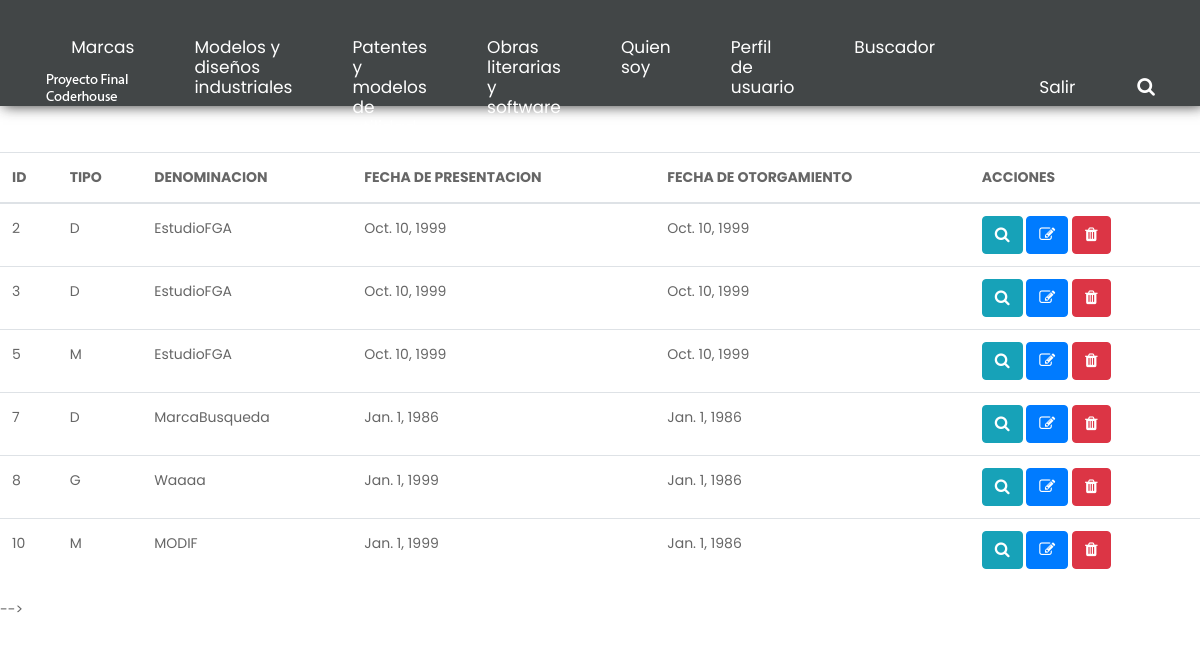
/GestorIP/listarmarcas/ (signed in), run on the app's committed database.
### GestorIP/models.py (models this page shows)
class marcas(models.Model):
    tiposmarcas = {
        'C':'COMBINACION DE COLORES',
        'D':'DENOMINATIVA',
        'E':'SECUENCIAL',
        'F':'FIGURATIVA',
        'G':'GUSTATIVA',
        'L':'TACTIL',
        'M':'MIXTA',
        'O':'OLFATIVA',
        'P':'POSICION',
        'R':'TRIDIMENSIONAL MIXTA',
        'S':'SONORA',
        'T':'TRIDIMENSIONAL'
        }
    tipo = models.CharField(max_length=1, choices=tiposmarcas.items())
    denominacion = models.CharField(max_length=100)
    fechapresentacion = models.DateField()
    fechaotorgamiento = models.DateField()

### GestorIP/views.py (the view)
# urls.py: path('listarmarcas/',listarMarcas.as_view(), name='listarmarcas'),
class listarMarcas(LoginRequiredMixin, ListView):
    model = marcas
    template_name = "GestorIP/marcas_list.html"

### GestorIP/templates/GestorIP/marcas_list.html (shortened to what this page needs)
<!DOCTYPE html>
<html lang="en">
   {% load static %}
   <head>
      <link rel="stylesheet" href="{% static 'css/bootstrap.min.css' %}">
      <link rel="stylesheet" href="{% static 'css/style.css' %}">
      <link rel="stylesheet" href="{% static 'css/responsive.css' %}">
      <link rel="stylesheet" href="https://cdnjs.cloudflare.com/ajax/libs/font-awesome/4.7.0/css/font-awesome.min.css">
   </head>
   <body class="main-layout">
     {% if user.is_authenticated %}
     <header>
        <div class="header">
           <div class="container-fluid">
              <div class="row d_flex">
                 <div class=" col-md-2 col-sm-3 col logo_section">
                    <div class="full">
                       <div class="center-desk">
                          <div class="logo">
                             <a href="{% url 'inicio' %}"><img src="{% static 'images/logo.png' %}" alt="#" /></a>
                          </div>
                       </div>
                    </div>
                 </div>
                 <div class="col-md-8 col-sm-9">
                    <nav class="navigation navbar navbar-expand-md navbar-dark ">
                       <div class="collapse navbar-collapse" id="navbarsExample04">
                          <ul class="navbar-nav mr-auto">
                             <li class="nav-item">
                                <a class="nav-link" href="{% url 'menumarcas' %}">Marcas</a>
                             </li>
                             <li class="nav-item">
                                <a class="nav-link" href="{% url 'menumdi' %}">Modelos y diseños industriales</a>
                             </li>
                             <li class="nav-item">
                                <a class="nav-link" href="{% url 'menupmu' %}">Patentes y modelos de utilidad</a>
                             </li>
                             <li class="nav-item">
                                <a class="nav-link" href="{% url 'menuoys' %}">Obras literarias y software</a>
                             </li>
                             <li class="nav-item active">
                                <a class="nav-link" href="{% url 'quiensoy' %}">Quien soy</a>
                             </li>
                             <li class="nav-item">
                                <a class="nav-link" href="{% url 'editarPerfil' %}">Perfil de usuario </a>
                             </li>
                             <li class="nav-item">
                              <a class="nav-link" href="{% url 'buscador' %}">Buscador </a>
                           </li>
                          </ul>
                       </div>
                    </nav>
                 </div>
                 <div class="col-md-2 d_none">
                    <ul class="email text_align_right">
                       <li> <a href="{% url 'logout' %}"> Salir </a></li>
                       <li> <a href="Javascript:void(0)"> <i class="fa fa-search" style="cursor: pointer;" aria-hidden="true"> </i></a> </li>
                    </ul>
                 </div>
              </div>
           </div>
        </div>
     </header>
     {% endif %}
      <br>
      <br>
      <br>
      <br>
      <br>
      <br>
      <table class="table">
         <thead>
           <tr>
             <th>ID</th>
             <th>TIPO</th>
             <th>DENOMINACION</th>
             <th>FECHA DE PRESENTACION</th>
             <th>FECHA DE OTORGAMIENTO</th>
             <th>ACCIONES</th>
           </tr>
         </thead>
         <tbody>
            {% for p in marcas_list %}
            <tr>
              <td>{{ p.id }}</td>
              <td>{{ p.tipo }}</td>
              <td>{{ p.denominacion }}</td>
              <td>{{ p.fechapresentacion }}</td>
              <td>{{ p.fechaotorgamiento }}</td>
              <td>
                <a
                href="{% url 'detail_marcas' p.id %}"
                class="btn btn-info"
                style="--bs-btn-padding-y: .25rem; --bs-btn-padding-x: .5rem; --bs-btn-font-size: .75rem;"
                ><i class="fa fa-search fa-sm" title="View Record"></i>
                </a>
                <a
                href="{% url 'update_marcas' p.id %}"
                class="btn btn-primary"
                style="--bs-btn-padding-y: .25rem; --bs-btn-padding-x: .5rem; --bs-btn-font-size: .75rem;"
                ><i class="fa fa-edit fa-sm" title="Edit Record"></i>
                </a>
                <a
                href="{% url 'delete_marcas' p.id %}"
                class="btn btn-danger"
                style="--bs-btn-padding-y: .25rem; --bs-btn-padding-x: .5rem; --bs-btn-font-size: .75rem;"
                ><i class="fa fa-trash fa-sm" title="Delete Record"></i>
                </a>
              </td>
            </tr>
            {% endfor %}
          </tbody>
        </table>
                  -->
   </body>
</html>

### GestorIP/static/css/style.css (style rules this page uses)
body { color: #666666; font-size: 14px; font-family: 'Poppins', sans-serif; line-height: 1.80857; font-weight: normal; }
a { color: #1f1f1f; text-decoration: none !important; outline: none !important; -webkit-transition: all .3s ease-in-out; -moz-transition: all .3s ease-in-out; -ms-transition: all .3s ease-in-out; -o-transition: all .3s ease-in-out; transition: all .3s ease-in-out; }
*, *::after, *::before { -webkit-box-sizing: border-box; -moz-box-sizing: border-box; box-sizing: border-box; }
ul, li, ol { margin: 0px; padding: 0px; list-style: none; }
a { color: #222222; text-decoration: none; outline: none !important; }
a, .btn { text-decoration: none !important; outline: none !important; -webkit-transition: all .3s ease-in-out; -moz-transition: all .3s ease-in-out; -ms-transition: all .3s ease-in-out; -o-transition: all .3s ease-in-out; transition: all .3s ease-in-out; }
img { max-width: 100%; height: auto; }
.full { width: 100%; float: left; margin: 0; padding: 0; }
.text_align_right { text-align: right; }
.d_flex { display: flex; align-items: center; flex-wrap: wrap; }
.header { width: 100%; background: rgba(39, 43, 44, 0.87); height: 106px; padding: 37px 30px; position: absolute; z-index: 999; box-shadow: 3px 0 13px rgba(30, 30, 30, 0.90); }
.navigation.navbar { float: right; padding: 0; }
.navigation.navbar-dark .navbar-nav .nav-link { padding: 0px 30px; color: #fff; font-size: 17px; line-height: 20px; font-weight: 400; }
.navigation.navbar-dark .navbar-nav .active>.nav-link, .navigation.navbar-dark .navbar-nav .nav-link.active, .navigation.navbar-dark .navbar-nav .nav-link.show, .navigation.navbar-dark .navbar-nav .show>.nav-link { color: #fff; }
ul.email { padding-top: 1px; display: flex; align-items: center; justify-content: flex-end; flex-wrap: wrap; }
ul.email li { padding: 0px 35px; }
ul.email li:nth-child(2) { padding-right: 0; }
ul.email li a { font-size: 17px; color: #fff; }
ul.email li i { color: #fff; font-size: 19px; }

### GestorIP/static/css/responsive.css (style rules this page uses)
@media (min-width: 1200px) and (max-width: 1320px) { ul.email li { padding: 0px 31px; } }

### data on the page
marcas: id "2", tipo "D", denominacion "EstudioFGA", fechapresentacion "Oct. 10, 1999", fechaotorgamiento "Oct. 10, 1999"
marcas: id "3", tipo "D", denominacion "EstudioFGA", fechapresentacion "Oct. 10, 1999", fechaotorgamiento "Oct. 10, 1999"
marcas: id "5", tipo "M", denominacion "EstudioFGA", fechapresentacion "Oct. 10, 1999", fechaotorgamiento "Oct. 10, 1999"
marcas: id "7", tipo "D", denominacion "MarcaBusqueda", fechapresentacion "Jan. 1, 1986", fechaotorgamiento "Jan. 1, 1986"
marcas: id "8", tipo "G", denominacion "Waaaa", fechapresentacion "Jan. 1, 1999", fechaotorgamiento "Jan. 1, 1986"
marcas: id "10", tipo "M", denominacion "MODIF", fechapresentacion "Jan. 1, 1999", fechaotorgamiento "Jan. 1, 1986"
